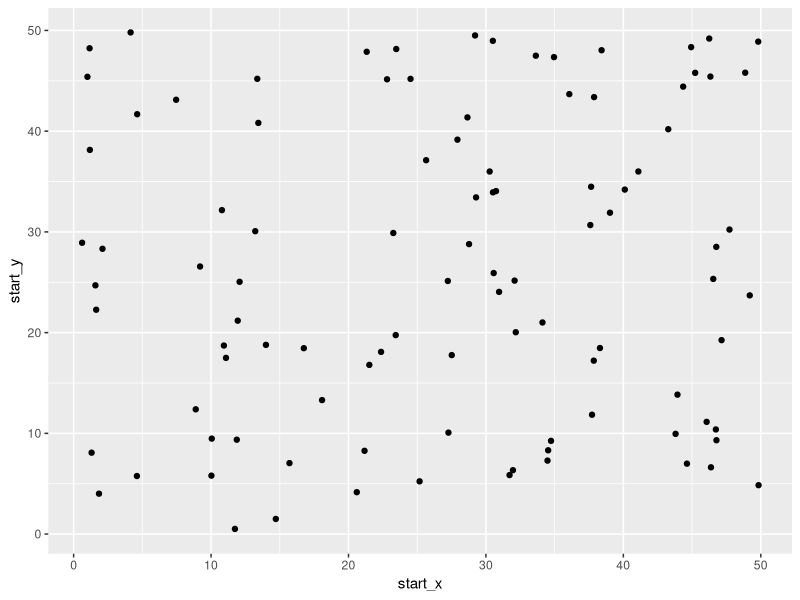

Reproduce this figure in R.
## ---- chunk 1
knitr::opts_chunk$set(echo = TRUE)
## ---- chunk 2
library(tidyverse)

incubation_time <- rgamma(5, 6, (2/3))
crucial_distance <- rexp(5, 1/8)

#starter subjects vector
subjects <- rep('S', 100)

#area grid
grid_x <- 50
grid_y <- 50

#starting positions
start_x <- rep(NA, length(subjects))
start_y <- rep(NA, length(subjects))

for(i in 1:length(subjects)){
  start_x[i] <- runif(n=1, min=0, max=grid_x)
  start_y[i] <- runif(n=1, min=0, max=grid_y)
}

#plot the starting positions
ggplot() +
  geom_point(aes(x=start_x, y=start_y))

#Create df of values for infection status, x coordinate, and y coordinate
df <- as.data.frame(cbind(subjects, start_x, start_y))
df$subjects <- as.factor(df$subjects)

#create starting positions and state function
starting_vals <- function(num_subjects, I_0, x_dim, y_dim){
  
  #Storage for x, y starting positions for the subjects
  start_x <- rep(NA, num_subjects)
  start_y <- rep(NA, num_subjects)
  
  #Infect I_0 many starting subjects
  subjects <- rep('S', num_subjects)
  infect <- sample(x = 1:num_subjects, size=I_0, replace=FALSE)
  subjects[infect] <- 'I'
  
  #Assign starting positions randomly
  for(i in 1:num_subjects){
  start_x[i] <- runif(n=1, min=0, max=x_dim)
  start_y[i] <- runif(n=1, min=0, max=y_dim)
  }
  
  df <- as.data.frame(cbind(as.numeric(start_x), as.numeric(start_y), subjects))
  colnames(df)[1] <- 'x'
  colnames(df)[2] <- 'y'
  return(df)
}

#Random step length function
get_step_length <- function(df, x_dim, y_dim){
  step_lengths <- rnorm(n=nrow(df), mean=min(x_dim, y_dim)/4, sd=min(x_dim, y_dim)/12)
  return(step_lengths)
}

#Random step direction function
get_step_direction <- function(length_vec){
  direction <- runif(n=length(length_vec), min=0, max=2*pi)
}

#Get delta_x, delta_y
get_delts <- function(length_vec, direc_vec){
  delta_x <- length_vec * cos(direc_vec)
  delta_y <- length_vec * sin(direc_vec)
  return(cbind(delta_x, delta_y))
}

#Function for getting updated coordinates
update_coords <- function(og_df, delta_df){
  new_mx <- matrix(data=NA, nrow=nrow(og_df), ncol=2)
  new_df <- data.frame(new_mx)
  new_df[,1] <- as.numeric(og_df[,'x']) + delta_df[,'delta_x']
  new_df[,2] <- as.numeric(og_df[,'y']) + delta_df[,'delta_y']
  colnames(new_df) <- c('x', 'y')
  return(new_df)
}

#simulation function
simulator <- function(days, num_subjects, x_dim, y_dim, I_0){
  initial_data <- starting_vals(num_subjects = num_subjects, x_dim=x_dim, y_dim=y_dim, I_0=I_0)
  
  for(i in 1:days){
    
  }
  
  
}

#S,I,R data
suceptable = function(){
  
}

recovered = function(){
  
}

infected = function(){
  
}

#reported monte carlo summary data
qd = c(0,25,50,75)
pos = c(99.3,99.2,98.7,92.7)
dncpv = c(69,53,46,33)
dncpt = c(26,32,43,42)
r0 = c(1.8,1.73,1.8,1.63)
mcsum = cbind(qd,pos,dncpv,dncpt,r0)
colnames(mcsum,c("Quarantine degree [%]",	"Percentage of size %",	"DNC peak value [cases]",	"DNC peaking time [days]",	"R0"))
